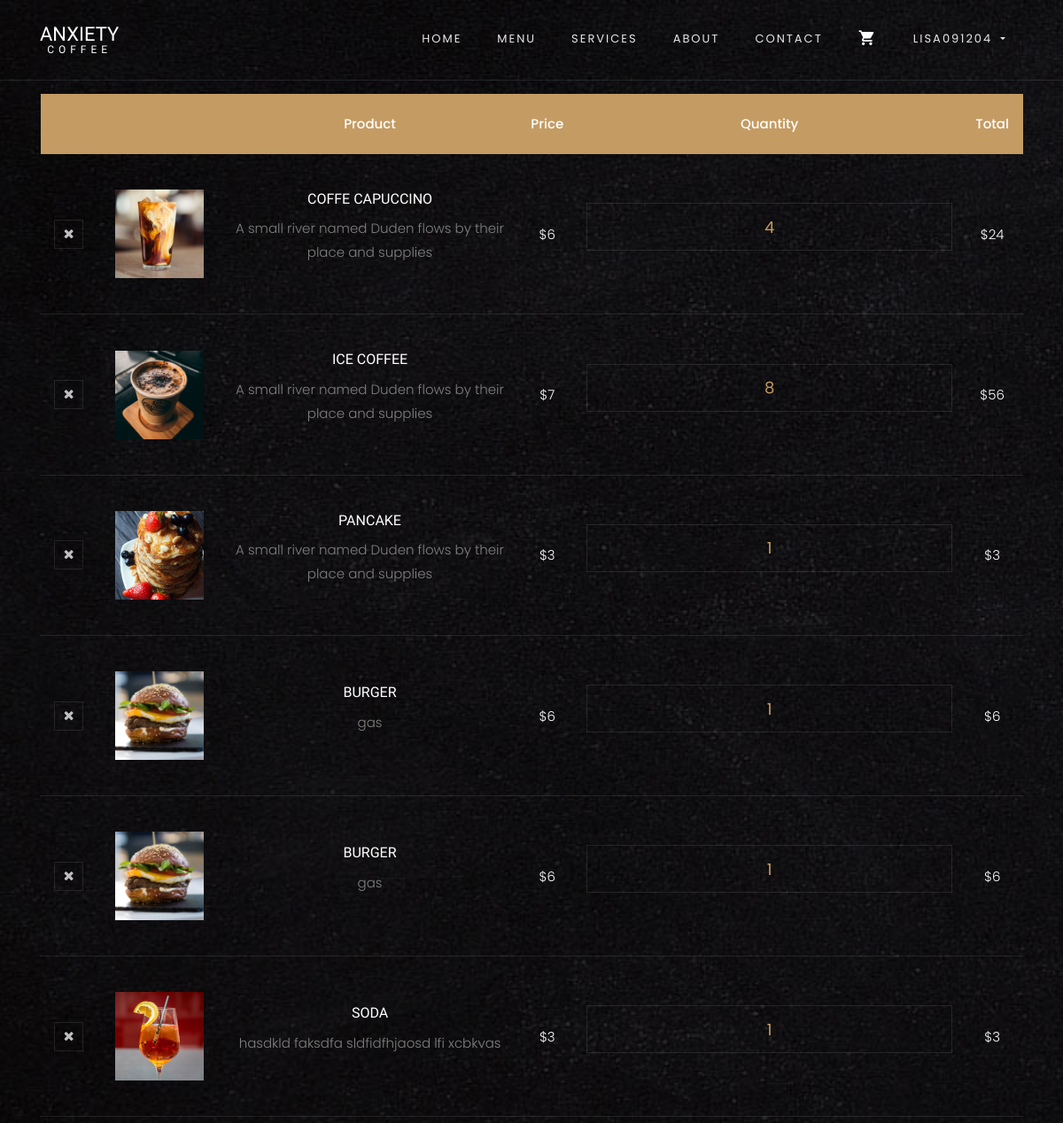
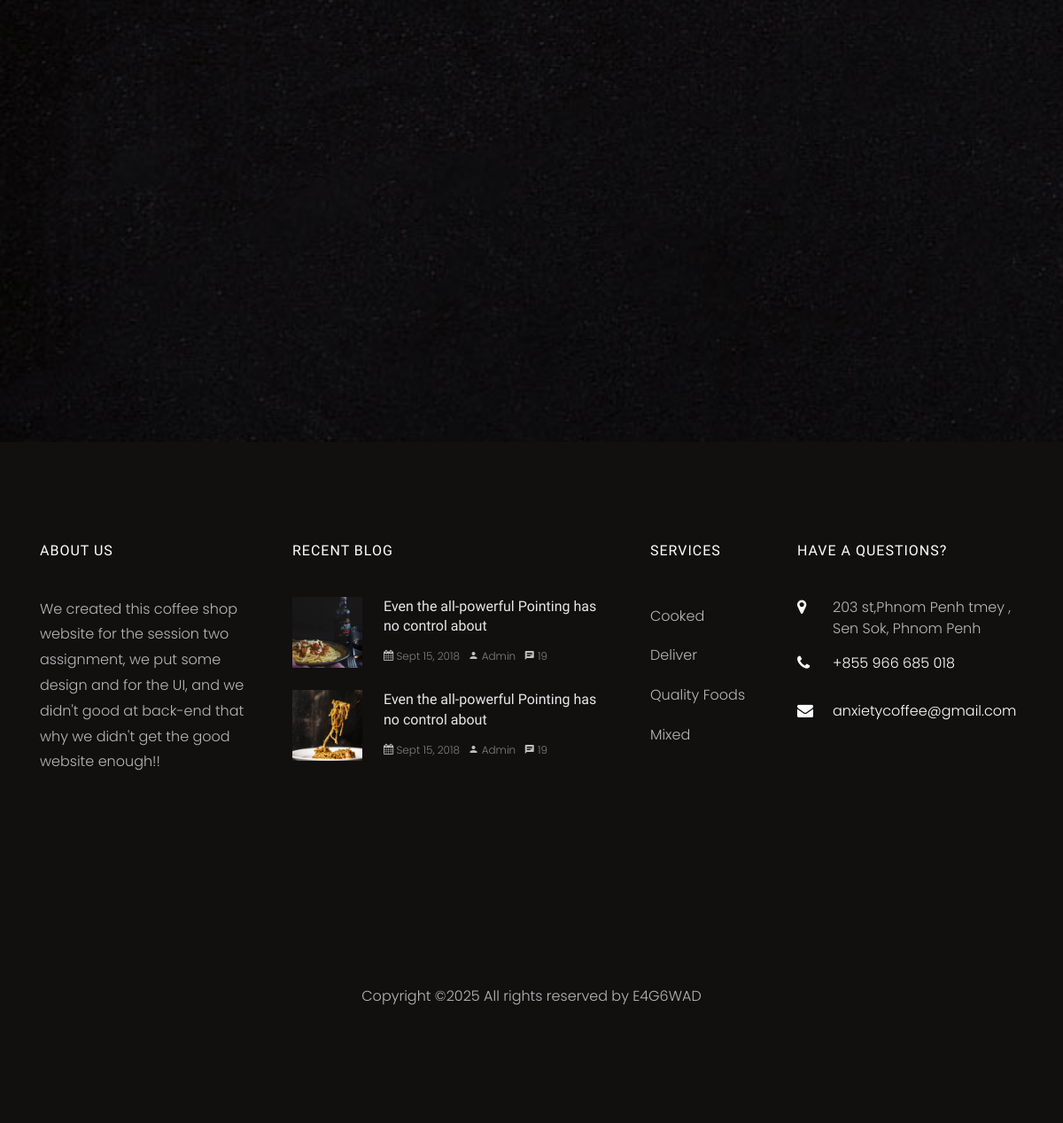
Screenshot of /products/cart.php (signed in) with the database file from the repository (2 pictures, top to bottom).
### tables this page shows
CREATE TABLE `cart` (
  `id` int(10) NOT NULL,
  `name` varchar(200) NOT NULL,
  `image` varchar(200) NOT NULL,
  `price` varchar(10) NOT NULL,
  `pro_id` int(10) NOT NULL,
  `description` text NOT NULL,
  `quantity` int(10) NOT NULL,
  `user_id` int(10) NOT NULL,
  `created_at` timestamp NOT NULL DEFAULT current_timestamp()
);

### products/cart.php (the view, shortened to what this page needs)
<?php require "../includes/header.php"; ?>
<?php require "../config/config.php"; ?>
<?php
	$products = $conn->query("SELECT * FROM cart WHERE user_id='$_SESSION[user_id]'");
	$products->execute();
	$allProducts = $products->fetchAll(PDO::FETCH_OBJ);
?>
	<section class="ftco-section ftco-cart">
			<div class="container">
				<div class="row">
    			<div class="col-md-12 ftco-animate">
    				<div class="cart-list">
						<?php if(count($allProducts) > 0) : ?>
	    				<table class="table">
						    <thead class="thead-primary">
						      <tr class="text-center">
						        <th>&nbsp;</th>
						        <th>&nbsp;</th>
						        <th>Product</th>
						        <th>Price</th>
						        <th>Quantity</th>
						        <th>Total</th>
						      </tr>
						    </thead>
						    <tbody>
								<?php foreach($allProducts as $product) : ?>
						      <tr class="text-center">
						        <td class="product-remove"><a href="delete-product.php?id=<?php echo $product->id; ?>"><span class="icon-close"></span></a></td>
						        <td class="image-prod"><div class="img" style="background-image:url(<?php echo IMAGEPRODUCTS; ?>/<?php echo $product->image; ?>);"></div></td>
						        <td class="product-name">
						        	<h3><?php echo $product->name; ?></h3>
						        	<p><?php echo $product->description; ?></p>
						        </td>
						        <td class="price">$<?php echo $product->price; ?></td>
						        <td>
									<div class="input-group mb-3">
										<input disabled type="text" name="quantity" class="quantity form-control input-number" value="<?php echo $product->quantity; ?>" min="1" max="100">
									 </div>
					            </td>
						        <td class="total">$<?php echo $product->price * $product->quantity; ?></td>
						      </tr>
							<?php endforeach; ?>
						    </tbody>
						</table>
						  <?php else : ?>
							<p>your cart is empty, add products </p>
						  <?php endif; ?>
					  </div>
    			</div>
    		</div>
    		<div class="row justify-content-end">
    			</div>
    		</div>
	</section>
<?php require "../includes/footer.php"; ?>

### css/icomoon.css (style rules this page uses)
[class^="icon-"], [class*=" icon-"] { font-family: 'icomoon' !important; speak: none; font-style: normal; font-weight: normal; font-variant: normal; text-transform: none; line-height: 1; -webkit-font-smoothing: antialiased; -moz-osx-font-smoothing: grayscale; }
.icon-close:before { content: "\f00d"; }

### rows the page displays
cart: image (picture), name "COFFE CAPUCCINO", description "A small river named Duden flows by their place and supplies", price "6", quantity "4", $product->price * $product->quantity "24"
cart: image (picture), name "ICE COFFEE", description "A small river named Duden flows by their place and supplies", price "7", quantity "8", $product->price * $product->quantity "56"
cart: image (picture), name "PANCAKE", description "A small river named Duden flows by their place and supplies", price "3", quantity "1", $product->price*$product->quantity "3"
cart: image (picture), name "BURGER", description "gas", price "6", quantity "1", $product->price*$product->quantity "6"
cart: image (picture), name "BURGER", description "gas", price "6", quantity "1", $product->price*$product->quantity "6"
cart: image (picture), name "SODA", description "hasdkld faksdfa sldfidfhjaosd lfi xcbkvas", price "3", quantity "1", $product->price*$product->quantity "3"

### other values shown
$_SESSION['username'] "LISA091204"
